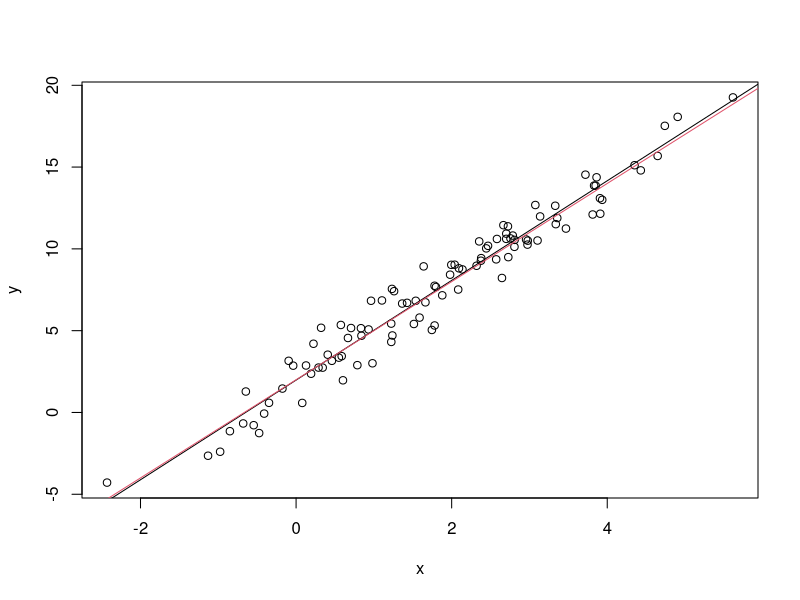
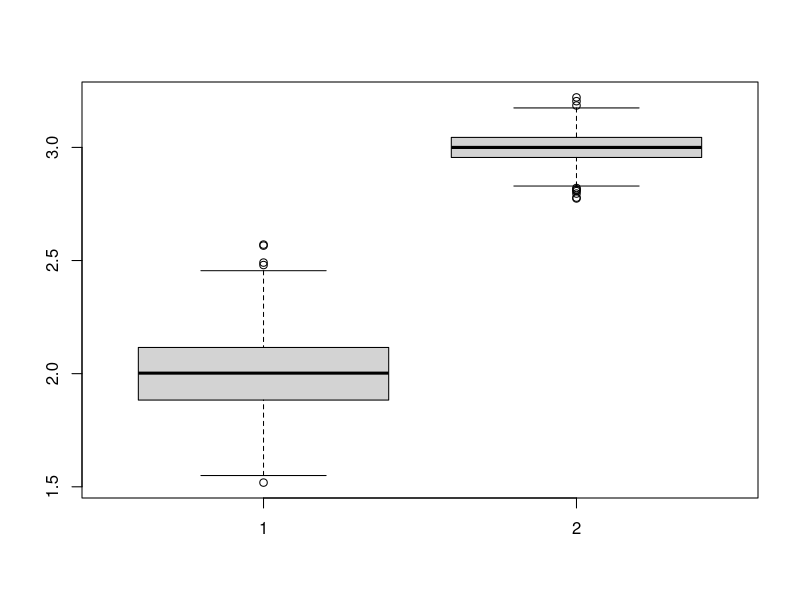

Source code (R) for these figures, in order:
## ---- chunk 1
knitr::opts_chunk$set(echo = TRUE)
## ---- chunk 2
x<-rnorm(100,2,sqrt(2))
e<-rnorm(100,0,sqrt(1))
y<-2+3*x+e
plot(x,y)
abline(lm(y~x),col=1)
abline(a=2,b=3,col=2)
## ---- chunk 3
beta0<-c(1:1000)
beta1<-c(1:1000)
for (i in 1:1000)
{
  x<-rnorm(100,2,sqrt(2))
  e<-rnorm(100,0,sqrt(1))
  y<-2+3*x+e
  beta0[i]<-coef(lm(y~x))[1]
  beta1[i]<-coef(lm(y~x))[2]
}
boxplot(beta0,beta1)
print(mean(beta0))       ## 计算β0均值
print(mean(beta1))       ## 计算β1均值
print(var(beta0))        ## 计算β0方差
print(var(beta1))        ## 计算β1方差
